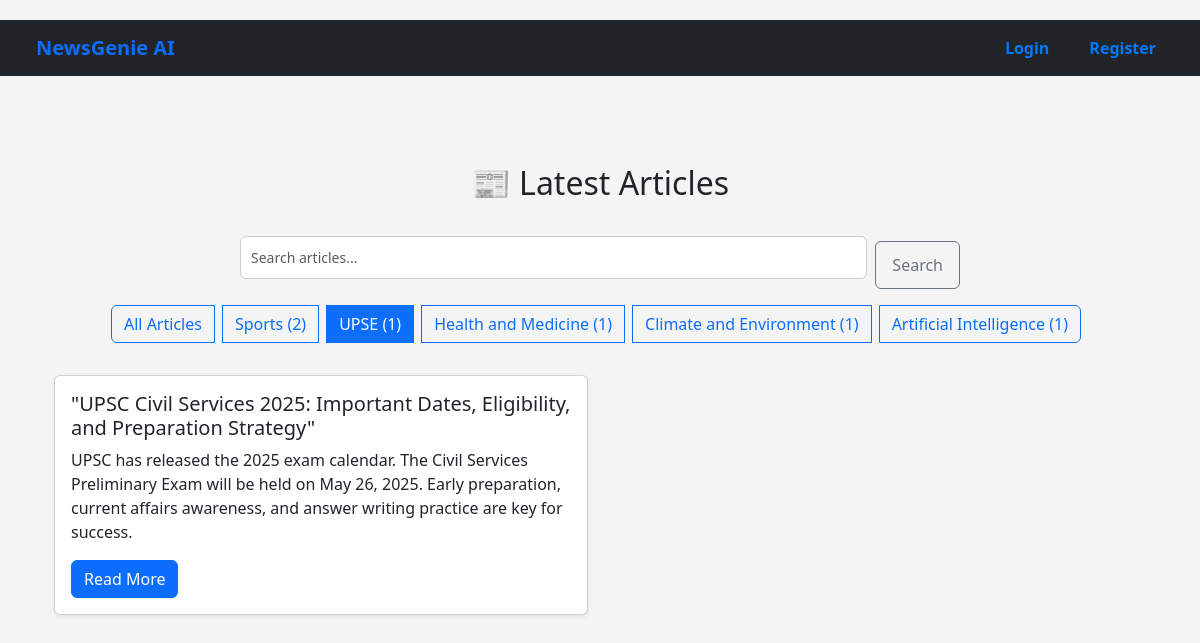
Screenshot of /articles/?category=UPSE with the database file from the repository.
### news/models.py (models this page shows, shortened)
class Category(models.Model):
    name = models.CharField(max_length=100)
    description = models.TextField(blank=True)
    class Meta:
        ordering = ['name']

class Article(models.Model):
    title = models.CharField(max_length=200)
    content = models.TextField()
    summary = models.TextField(blank=True)
    source_url = models.URLField()
    category = models.ForeignKey(Category, on_delete=models.CASCADE)
    published_date = models.DateTimeField(default=timezone.now)
    created_at = models.DateTimeField(auto_now_add=True)
    audio_file = models.FileField(upload_to='audio/', blank=True, null=True)
    class Meta:
        ordering = ['-published_date']

### news/views.py (the view, shortened to what this page needs)
# urls.py: path('', ArticleListView.as_view(), name='home'),  # ✅ This name='home' must exist!
class ArticleListView(ListView):
    model = Article
    template_name = 'news/article_list.html'
    context_object_name = 'articles'
    paginate_by = 10
    def get_queryset(self):
        queryset = Article.objects.all().order_by('-published_date')
        category = self.request.GET.get('category')
        query = self.request.GET.get('q')
        if category:
            queryset = queryset.filter(category__name__iexact=category)
        return queryset
    def get_context_data(self, **kwargs):
        context = super().get_context_data(**kwargs)
        context['categories'] = Category.objects.all()
        context['categories'] = Category.objects.annotate(article_count=Count('article'))
        context['current_category'] = self.request.GET.get('category', '')
        context['query'] = self.request.GET.get('q', '')
        context['recommendations'] = []
        return context

### news/templates/news/article_list.html (shortened to what this page needs)
{% extends 'base.html' %}
{% block content %}
<div class="container mt-4">
  <h2 class="mb-4 text-center">📰 Latest Articles</h2>
  <div class="mb-4">
    <div class="row justify-content-center">
      <div class="col-md-8">
  <form method="get" action="{% url 'home' %}" class="d-flex align-items-stretch mb-3">
    <input type="text" name="q" value="{{ query }}" placeholder="Search articles..." class="form-control flex-grow-1 me-2" />
    <button type="submit" class="btn btn-outline-secondary w-auto px-3">Search</button>
  </form>
</div>
      <div class="col-md-12 text-center">
        <div class="btn-group flex-wrap" role="group">
          <a href="{% url 'home' %}" class="btn {% if not current_category %}btn-primary{% else %}btn-outline-primary{% endif %} mb-2 me-2">
            All Articles
          </a>
          {% for category in categories %}
            <a href="{% url 'home' %}?category={{ category.name }}{% if query %}&q={{ query }}{% endif %}"
               class="btn {% if current_category == category.name %}btn-primary{% else %}btn-outline-primary{% endif %} mb-2 me-2">
              {{ category.name }} ({{ category.article_count }})
            </a>
          {% endfor %}
        </div>
      </div>
    </div>
  </div>
  <div class="row">
    {% for article in articles %}
      <div class="col-md-6 mb-4">
        <div class="card h-100 shadow-sm">
          <div class="card-body">
            <h5 class="card-title">{{ article.title }}</h5>
            <p class="card-text">{{ article.summary|default:"No summary available." }}</p>
            <a href="{% url 'article_detail' article.pk %}" class="btn btn-primary">Read More</a>
          </div>
        </div>
      </div>
    {% empty %}
      <div class="col-12 text-center">
        <p class="text-muted">No articles found.</p>
      </div>
    {% endfor %}
  </div>
</div>
{% endblock %}

### static/css/style.css (style rules this page uses)
* { margin: 0; padding: 0; box-sizing: border-box; }
body { font-family: 'Segoe UI', sans-serif; background-color: #f4f4f4; min-height: 100vh; display: flex; flex-direction: column; align-items: center; }
form input[type="text"], form input[type="password"], form input[type="email"] { width: 100%; padding: 10px; margin: 10px 0; border: 1px solid #ccc; border-radius: 6px; font-size: 14px; }
form input[type="submit"], form button { width: 100%; padding: 10px; background-color: #007bff; color: white; border: none; border-radius: 6px; margin-top: 15px; font-size: 15px; cursor: pointer; transition: background-color 0.3s; }

### rows the page displays
Category: name "Sports", article_count "2"
Category: name "UPSE", article_count "1"
Category: name "Health and Medicine", article_count "1"
Category: name "Climate and Environment", article_count "1"
Category: name "Artificial Intelligence", article_count "1"
Article: title "\"UPSC Civil Services 2025: Important Dates, Eligibility, and Preparation Strategy\"", summary "UPSC has released the 2025 exam calendar. The Civil Services Preliminary Exam will be held on May 26, 2025. Early preparation, current affairs awareness, and answer writing practice are key for success."
